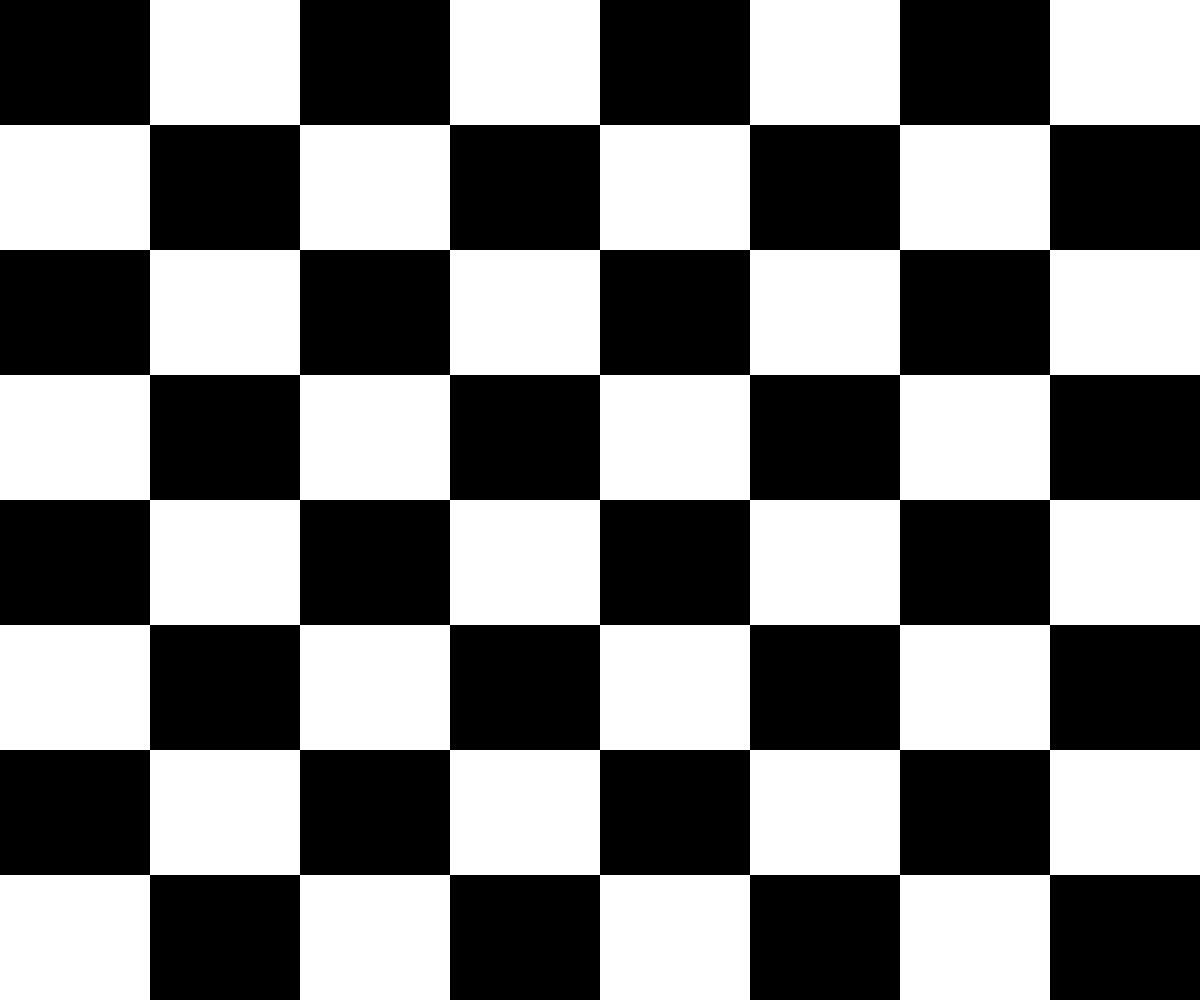
Frame 1 (no input)
Frame 60 (no input): identical to frame 1, image omitted
Frame 120 (the mouse pressed at the canvas centre since frame 60): identical to frame 1, image omitted

The p5.js sketch that drew this single still picture (run headless with seeded random() and noise() and a simulated clock; from frame 60 on, the mouse is pressed at the canvas centre):

// p5.js sketch
// ── sketch.js
// Checkerboard
// Kaleb Bourgeois
// Nov 24th, 2026
// Used my previous knowledge of tenery operators and spread operators (see 2.4)
// Write a nested loop to created a checker board as in the examples below. 
// Checker boards are an 8 x 8 grid with alternating white and black rectangles (squares on a standard board).


//Initalizing variables
let squareWidth;
let squareHeight;
let squareDimentions;
let gridSize = 8;

//Creating canvas and setting variables
async function setup() {
  createCanvas(windowWidth, windowHeight);

  //Setting canvas-dependent variables
  squareWidth = width / gridSize;
  squareHeight = height / gridSize;
  squareDimentions = [squareWidth, squareHeight];
}

//Drawing the background and the grid
function draw() {
  background(220);
  drawGrid();
}

//Function to draw grid, inverting checker variable every iteration.
function drawGrid() {
  noStroke();
  //Starting at the top left corner, move right, then down while setting x and y values accordingly
  //Alternates colors between rows
  //Checker was included as a part of the for, not within the loop to reduce the redundant changing of checker, as well as keeping the inner loop just for drawing the rectenagles.
  for(let y = 0, checker = false; y <= height-squareHeight ; y += squareHeight, checker = !checker) {
    //Alternate color between squres
    for(let x=0; x <= width - squareWidth ; x += squareWidth, checker = ! checker) {
      //Fill the rectangle depending on the value of checker, true draws white and false draws black
      fill(checker ? 255 : 0);

      //Drawing the rectangle
      rect(x, y, ...squareDimentions);
    }
  }
}
